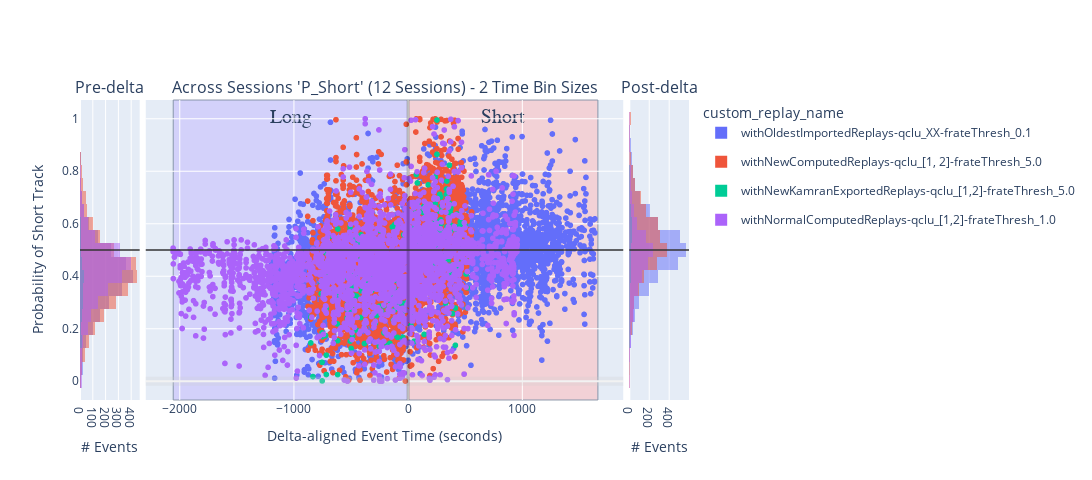

Notebook code for this chart:
### Code cell
histogram_bins = 25
num_sessions = 1

# concatenated_ripple_df = deepcopy(df)
## INPUTS: all_sessions_all_scores_ripple_df

# concatenated_ripple_df = deepcopy(concatenated_ripple_df)
# concatenated_ripple_df = deepcopy(all_sessions_ripple_df)

# concatenated_ripple_df = deepcopy(filtered_all_sessions_wcorr_ripple_df)

concatenated_ripple_df = deepcopy(all_sessions_all_scores_ripple_df)
concatenated_ripple_df = concatenated_ripple_df[concatenated_ripple_df['custom_replay_name'] != '']
# concatenated_ripple_df = deepcopy(filtered_all_sessions_all_scores_ripple_df)

# concatenated_ripple_df = deepcopy(all_sessions_ripple_time_bin_df)
# concatenated_ripple_df = deepcopy(all_sessions_all_scores_ripple_df)
# concatenated_ripple_df = deepcopy(single_time_bin_size_all_sessions_ripple_df)
display(concatenated_ripple_df)
# ['longest_sequence_length_ratio_diff', 'direction_change_bin_ratio_diff', 'congruent_dir_bins_ratio_diff', 'total_congruent_direction_change_diff']


# variable_name = 'P_Long'
variable_name = 'P_Short' # Shows expected effect - short-only replay prior to delta and then split replays post-delta
# variable_name = 'long_best_pf_peak_x_pearsonr'
# variable_name = 'long_best_jump'
# variable_name = 'wcorr_abs_diff'
# variable_name = 'pearsonr_abs_diff'
# variable_name = 'direction_change_bin_ratio_diff'
# variable_name = 'longest_sequence_length_ratio_diff'
# variable_name = 'long_best_longest_sequence_length_ratio'
# variable_name = 'long_best_congruent_dir_bins_ratio'
# variable_name = 'congruent_dir_bins_ratio_diff'
# variable_name = 'total_congruent_direction_change_diff'
# variable_name = 'long_best_congruent_dir_bins_ratio'
# variable_name = 'long_best_direction_change_bin_ratio'
# variable_name = 'long_best_congruent_dir_bins_ratio'
# 'color':'is_user_annotated_epoch'
# 'color': 'is_user_annotated_epoch', 

# px_scatter_kwargs = {'x': 'delta_aligned_start_t', 'y': variable_name, 'color':"is_user_annotated_epoch", 'title': f"'{variable_name}'"} # , 'color': 'time_bin_size', 'range_y': [-1.0, 1.0], 'labels': {'session_name': 'Session', 'time_bin_size': 'tbin_size', 'is_user_annotated_epoch':'user_sel'}
px_scatter_kwargs = {'x': 'delta_aligned_start_t', 'y': variable_name, 'title': f"'{variable_name}'"} # , 'color': 'time_bin_size', 'range_y': [-1.0, 1.0], 'labels': {'session_name': 'Session', 'time_bin_size': 'tbin_size', 'is_user_annotated_epoch':'user_sel'}
# px_scatter_kwargs.pop('color')


# hist_kwargs = dict(color="time_bin_size")
hist_kwargs = dict(color="is_user_annotated_epoch") # , histnorm='probability density'
hist_kwargs.pop('color')

px_scatter_kwargs['color'] = 'custom_replay_name'
hist_kwargs['color'] = 'custom_replay_name'


new_fig_ripples, new_fig_ripples_context = plotly_pre_post_delta_scatter(data_results_df=concatenated_ripple_df, out_scatter_fig=None, histogram_bins=histogram_bins,
                        px_scatter_kwargs=px_scatter_kwargs, histogram_variable_name=variable_name, hist_kwargs=hist_kwargs, forced_range_y=None,
                        time_delta_tuple=(earliest_delta_aligned_t_start, 0.0, latest_delta_aligned_t_end), legend_title_text=None, is_dark_mode=is_dark_mode)

new_fig_ripples = new_fig_ripples.update_layout(fig_size_kwargs)
_extras_output_dict = {}
if is_dark_mode:
    _extras_output_dict["y_mid_line"] = new_fig_ripples.add_hline(y=0.5, line=dict(color="rgba(0.8,0.8,0.8,.75)", width=2), row='all', col='all')
else:
    _extras_output_dict["y_mid_line"] = new_fig_ripples.add_hline(y=0.5, line=dict(color="rgba(0.2,0.2,0.2,.75)", width=2), row='all', col='all')

# # Update layout to add a title to the legend
# new_fig_ripples.update_layout(
#     legend_title_text='Is User Selected'  # Add a title to the legend
# )

# fig_to_clipboard(new_fig_ripples, **fig_size_kwargs)
new_fig_ripples_context = new_fig_ripples_context.adding_context_if_missing(num_sessions=num_sessions, plot_type='scatter+hist', comparison='pre-post-delta', variable_name=variable_name)
figure_out_paths = save_plotly(a_fig=new_fig_ripples, a_fig_context=new_fig_ripples_context)
new_fig_ripples

### Figure 1 — Plotly figure (JSON) as saved in the notebook; plotly's stock layout.template omitted (floating-point values rounded to 4 significant figures; data arrays with more than 128 entries replaced by an {"elided": "..."} marker saying what was removed)
{"data": [{"alignmentgroup": "True", "bingroup": "y", "hovertemplate": "custom_replay_name=withOldestImportedReplays-qclu_XX-frateThresh_0.1<br>count=%{x}<br>P_Short=%{y}<extra></extra>", "legendgroup": "withOldestImportedReplays-qclu_XX-frateThresh_0.1", "marker": {"color": "#636efa", "opacity": 0.5, "pattern": {"shape": ""}}, "name": "withOldestImportedReplays-qclu_XX-frateThresh_0.1", "nbinsy": 25, "offsetgroup": "withOldestImportedReplays-qclu_XX-frateThresh_0.1", "orientation": "h", "showlegend": true, "type": "histogram", "xaxis": "x", "y": {"elided": "2206 float values"}, "yaxis": "y"}, {"alignmentgroup": "True", "bingroup": "y", "hovertemplate": "custom_replay_name=withNewComputedReplays-qclu_[1, 2]-frateThresh_5.0<br>count=%{x}<br>P_Short=%{y}<extra></extra>", "legendgroup": "withNewComputedReplays-qclu_[1, 2]-frateThresh_5.0", "marker": {"color": "#EF553B", "opacity": 0.5, "pattern": {"shape": ""}}, "name": "withNewComputedReplays-qclu_[1, 2]-frateThresh_5.0", "nbinsy": 25, "offsetgroup": "withNewComputedReplays-qclu_[1, 2]-frateThresh_5.0", "orientation": "h", "showlegend": true, "type": "histogram", "xaxis": "x", "y": {"elided": "2656 float values"}, "yaxis": "y"}, {"alignmentgroup": "True", "bingroup": "y", "hovertemplate": "custom_replay_name=withNewKamranExportedReplays-qclu_[1,2]-frateThresh_5.0<br>count=%{x}<br>P_Short=%{y}<extra></extra>", "legendgroup": "withNewKamranExportedReplays-qclu_[1,2]-frateThresh_5.0", "marker": {"color": "#00cc96", "opacity": 0.5, "pattern": {"shape": ""}}, "name": "withNewKamranExportedReplays-qclu_[1,2]-frateThresh_5.0", "nbinsy": 25, "offsetgroup": "withNewKamranExportedReplays-qclu_[1,2]-frateThresh_5.0", "orientation": "h", "showlegend": true, "type": "histogram", "xaxis": "x", "y": {"elided": "164 float values"}, "yaxis": "y"}, {"alignmentgroup": "True", "bingroup": "y", "hovertemplate": "custom_replay_name=withNormalComputedReplays-qclu_[1,2]-frateThresh_1.0<br>count=%{x}<br>P_Short=%{y}<extra></extra>", "legendgroup": "withNormalComputedReplays-qclu_[1,2]-frateThresh_1.0", "marker": {"color": "#ab63fa", "opacity": 0.5, "pattern": {"shape": ""}}, "name": "withNormalComputedReplays-qclu_[1,2]-frateThresh_1.0", "nbinsy": 25, "offsetgroup": "withNormalComputedReplays-qclu_[1,2]-frateThresh_1.0", "orientation": "h", "showlegend": true, "type": "histogram", "xaxis": "x", "y": {"elided": "1850 float values"}, "yaxis": "y"}, {"hovertemplate": "custom_replay_name=withOldestImportedReplays-qclu_XX-frateThresh_0.1<br>delta_aligned_start_t=%{x}<br>P_Short=%{y}<extra></extra>", "legendgroup": "withOldestImportedReplays-qclu_XX-frateThresh_0.1", "marker": {"color": "#636efa", "symbol": "circle"}, "mode": "markers", "name": "withOldestImportedReplays-qclu_XX-frateThresh_0.1", "showlegend": false, "type": "scattergl", "x": {"elided": "5226 float values"}, "xaxis": "x2", "y": {"elided": "5226 float values"}, "yaxis": "y2"}, {"hovertemplate": "custom_replay_name=withNewComputedReplays-qclu_[1, 2]-frateThresh_5.0<br>delta_aligned_start_t=%{x}<br>P_Short=%{y}<extra></extra>", "legendgroup": "withNewComputedReplays-qclu_[1, 2]-frateThresh_5.0", "marker": {"color": "#EF553B", "symbol": "circle"}, "mode": "markers", "name": "withNewComputedReplays-qclu_[1, 2]-frateThresh_5.0", "showlegend": false, "type": "scattergl", "x": {"elided": "4713 float values"}, "xaxis": "x2", "y": {"elided": "4713 float values"}, "yaxis": "y2"}, {"hovertemplate": "custom_replay_name=withNewKamranExportedReplays-qclu_[1,2]-frateThresh_5.0<br>delta_aligned_start_t=%{x}<br>P_Short=%{y}<extra></extra>", "legendgroup": "withNewKamranExportedReplays-qclu_[1,2]-frateThresh_5.0", "marker": {"color": "#00cc96", "symbol": "circle"}, "mode": "markers", "name": "withNewKamranExportedReplays-qclu_[1,2]-frateThresh_5.0", "showlegend": false, "type": "scattergl", "x": {"elided": "324 float values"}, "xaxis": "x2", "y": {"elided": "324 float values"}, "yaxis": "y2"}, {"hovertemplate": "custom_replay_name=withNormalComputedReplays-qclu_[1,2]-frateThresh_1.0<br>delta_aligned_start_t=%{x}<br>P_Short=%{y}<extra></extra>", "legendgroup": "withNormalComputedReplays-qclu_[1,2]-frateThresh_1.0", "marker": {"color": "#ab63fa", "symbol": "circle"}, "mode": "markers", "name": "withNormalComputedReplays-qclu_[1,2]-frateThresh_1.0", "showlegend": false, "type": "scattergl", "x": {"elided": "2992 float values"}, "xaxis": "x2", "y": {"elided": "2992 float values"}, "yaxis": "y2"}, {"alignmentgroup": "True", "bingroup": "y", "hovertemplate": "custom_replay_name=withOldestImportedReplays-qclu_XX-frateThresh_0.1<br>count=%{x}<br>P_Short=%{y}<extra></extra>", "legendgroup": "withOldestImportedReplays-qclu_XX-frateThresh_0.1", "marker": {"color": "#636efa", "opacity": 0.5, "pattern": {"shape": ""}}, "name": "withOldestImportedReplays-qclu_XX-frateThresh_0.1", "nbinsy": 25, "offsetgroup": "withOldestImportedReplays-qclu_XX-frateThresh_0.1", "orientation": "h", "showlegend": false, "type": "histogram", "xaxis": "x3", "y": {"elided": "3020 float values"}, "yaxis": "y3"}, {"alignmentgroup": "True", "bingroup": "y", "hovertemplate": "custom_replay_name=withNewComputedReplays-qclu_[1, 2]-frateThresh_5.0<br>count=%{x}<br>P_Short=%{y}<extra></extra>", "legendgroup": "withNewComputedReplays-qclu_[1, 2]-frateThresh_5.0", "marker": {"color": "#EF553B", "opacity": 0.5, "pattern": {"shape": ""}}, "name": "withNewComputedReplays-qclu_[1, 2]-frateThresh_5.0", "nbinsy": 25, "offsetgroup": "withNewComputedReplays-qclu_[1, 2]-frateThresh_5.0", "orientation": "h", "showlegend": false, "type": "histogram", "xaxis": "x3", "y": {"elided": "2057 float values"}, "yaxis": "y3"}, {"alignmentgroup": "True", "bingroup": "y", "hovertemplate": "custom_replay_name=withNewKamranExportedReplays-qclu_[1,2]-frateThresh_5.0<br>count=%{x}<br>P_Short=%{y}<extra></extra>", "legendgroup": "withNewKamranExportedReplays-qclu_[1,2]-frateThresh_5.0", "marker": {"color": "#00cc96", "opacity": 0.5, "pattern": {"shape": ""}}, "name": "withNewKamranExportedReplays-qclu_[1,2]-frateThresh_5.0", "nbinsy": 25, "offsetgroup": "withNewKamranExportedReplays-qclu_[1,2]-frateThresh_5.0", "orientation": "h", "showlegend": false, "type": "histogram", "xaxis": "x3", "y": {"elided": "160 float values"}, "yaxis": "y3"}, {"alignmentgroup": "True", "bingroup": "y", "hovertemplate": "custom_replay_name=withNormalComputedReplays-qclu_[1,2]-frateThresh_1.0<br>count=%{x}<br>P_Short=%{y}<extra></extra>", "legendgroup": "withNormalComputedReplays-qclu_[1,2]-frateThresh_1.0", "marker": {"color": "#ab63fa", "opacity": 0.5, "pattern": {"shape": ""}}, "name": "withNormalComputedReplays-qclu_[1,2]-frateThresh_1.0", "nbinsy": 25, "offsetgroup": "withNormalComputedReplays-qclu_[1,2]-frateThresh_1.0", "orientation": "h", "showlegend": false, "type": "histogram", "xaxis": "x3", "y": {"elided": "1142 float values"}, "yaxis": "y3"}], "layout": {"annotations": [{"font": {"size": 16}, "showarrow": false, "text": "Pre-delta", "x": 0.049, "xanchor": "center", "xref": "paper", "y": 1, "yanchor": "bottom", "yref": "paper"}, {"font": {"size": 16}, "showarrow": false, "text": "Across Sessions 'P_Short' (12 Sessions) - 2 Time Bin Sizes", "x": 0.5, "xanchor": "center", "xref": "paper", "y": 1, "yanchor": "bottom", "yref": "paper"}, {"font": {"size": 16}, "showarrow": false, "text": "Post-delta", "x": 0.951, "xanchor": "center", "xref": "paper", "y": 1, "yanchor": "bottom", "yref": "paper"}], "barmode": "overlay", "height": 480, "legend": {"title": {"text": "custom_replay_name"}}, "shapes": [{"line": {"color": "rgba(0.8,0.8,0.8,.25)", "width": 9}, "type": "line", "x0": 0, "x1": 1, "xref": "x2 domain", "y0": 0, "y1": 0, "yref": "y2"}, {"line": {"color": "rgba(1,1,1,.25)", "width": 3}, "type": "line", "x0": 0, "x1": 0, "xref": "x2", "y0": 0, "y1": 1, "yref": "y2 domain"}, {"fillcolor": "#c2b8ff", "label": {"font": {"family": "Times New Roman", "size": 20}, "text": "Long", "textposition": "top center"}, "layer": "below", "line": {"width": 1}, "opacity": 0.5, "type": "rect", "x0": -2057.0, "x1": 0, "xref": "x2", "y0": 0, "y1": 1, "yref": "y2 domain"}, {"fillcolor": "#ffb8b8", "label": {"font": {"family": "Times New Roman", "size": 20}, "text": "Short", "textposition": "top center"}, "layer": "below", "line": {"width": 1}, "opacity": 0.5, "type": "rect", "x0": 0, "x1": 1662.0, "xref": "x2", "y0": 0, "y1": 1, "yref": "y2 domain"}, {"line": {"color": "rgba(0.2,0.2,0.2,.75)", "width": 2}, "type": "line", "x0": 0, "x1": 1, "xref": "x domain", "y0": 0.5, "y1": 0.5, "yref": "y"}, {"line": {"color": "rgba(0.2,0.2,0.2,.75)", "width": 2}, "type": "line", "x0": 0, "x1": 1, "xref": "x2 domain", "y0": 0.5, "y1": 0.5, "yref": "y2"}, {"line": {"color": "rgba(0.2,0.2,0.2,.75)", "width": 2}, "type": "line", "x0": 0, "x1": 1, "xref": "x3 domain", "y0": 0.5, "y1": 0.5, "yref": "y3"}], "width": 1920, "xaxis": {"anchor": "y", "domain": [0, 0.098], "title": {"text": "# Events"}}, "xaxis2": {"anchor": "y2", "domain": [0.108, 0.892], "title": {"text": "Delta-aligned Event Time (seconds)"}}, "xaxis3": {"anchor": "y3", "domain": [0.902, 1], "title": {"text": "# Events"}}, "yaxis": {"anchor": "x", "domain": [0, 1], "title": {"text": "Probability of Short Track"}}, "yaxis2": {"anchor": "x2", "domain": [0, 1], "matches": "y", "showticklabels": false}, "yaxis3": {"anchor": "x3", "domain": [0, 1], "matches": "y", "showticklabels": false}}}
